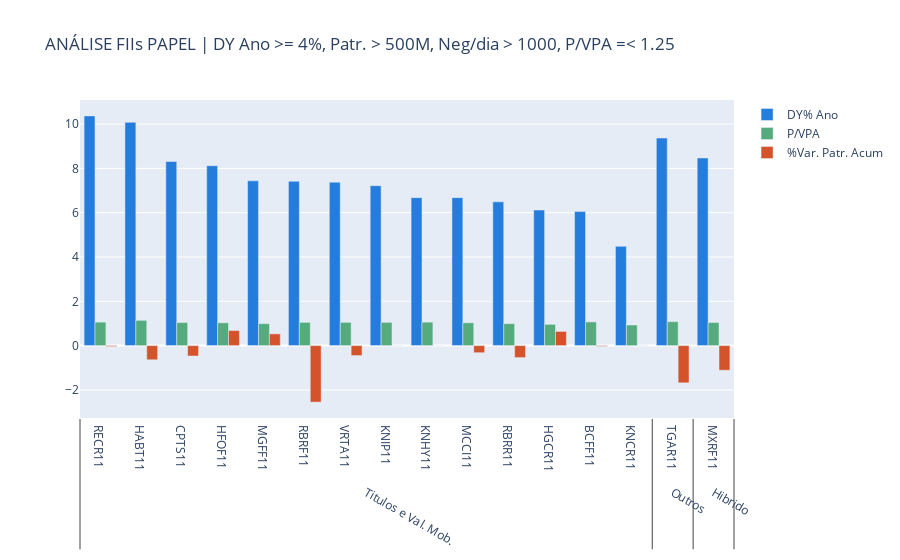

Notebook code cell kept with this figure:
### Code cell
# bar chart 2 - paper funds
x2 = [rsf_paper['setor'], rsf_paper['codigo']]
trace20 = go.Bar(x=x2, y=rsf_paper['dy12macum%'], name='DY% Ano',
                 marker_color='rgb(36, 124, 220)')
trace21 = go.Bar(x=x2, y=rsf_paper['p/vpaN'], name='P/VPA',
                 marker_color='rgb(85, 171, 124)')
trace22 = go.Bar(x=x2, y=rsf_paper['varpatr%'], name='%Var. Patr. Acum',
                 marker_color='rgb(213, 83, 43)')
data2 = [trace20, trace21, trace22]
fig2 = go.Figure(data2)
fig2.update_layout(title='ANÁLISE FIIs PAPEL | DY Ano >= 4%, Patr. > 500M, \
Neg/dia > 1000, P/VPA =< 1.25')
fig2.show()
py.plot(fig2)
print(date_time_sp)
#

### Figure 1 — Plotly figure (JSON) as saved in the notebook; plotly's stock layout.template omitted (floating-point values rounded to 4 significant figures)
{"data": [{"marker": {"color": "rgb(36, 124, 220)"}, "name": "DY% Ano", "type": "bar", "x": [["Titulos e Val. Mob.", "Titulos e Val. Mob.", "Outros", "Hibrido", "Titulos e Val. Mob.", "Titulos e Val. Mob.", "Titulos e Val. Mob.", "Titulos e Val. Mob.", "Titulos e Val. Mob.", "Titulos e Val. Mob.", "Titulos e Val. Mob.", "Titulos e Val. Mob.", "Titulos e Val. Mob.", "Titulos e Val. Mob.", "Titulos e Val. Mob.", "Titulos e Val. Mob."], ["RECR11", "HABT11", "TGAR11", "MXRF11", "CPTS11", "HFOF11", "MGFF11", "RBRF11", "VRTA11", "KNIP11", "KNHY11", "MCCI11", "RBRR11", "HGCR11", "BCFF11", "KNCR11"]], "y": [10.37, 10.08, 9.37, 8.47, 8.31, 8.12, 7.44, 7.42, 7.38, 7.22, 6.68, 6.68, 6.49, 6.12, 6.05, 4.48]}, {"marker": {"color": "rgb(85, 171, 124)"}, "name": "P/VPA", "type": "bar", "x": [["Titulos e Val. Mob.", "Titulos e Val. Mob.", "Outros", "Hibrido", "Titulos e Val. Mob.", "Titulos e Val. Mob.", "Titulos e Val. Mob.", "Titulos e Val. Mob.", "Titulos e Val. Mob.", "Titulos e Val. Mob.", "Titulos e Val. Mob.", "Titulos e Val. Mob.", "Titulos e Val. Mob.", "Titulos e Val. Mob.", "Titulos e Val. Mob.", "Titulos e Val. Mob."], ["RECR11", "HABT11", "TGAR11", "MXRF11", "CPTS11", "HFOF11", "MGFF11", "RBRF11", "VRTA11", "KNIP11", "KNHY11", "MCCI11", "RBRR11", "HGCR11", "BCFF11", "KNCR11"]], "y": [1.06, 1.14, 1.08, 1.04, 1.04, 1.03, 0.99, 1.05, 1.05, 1.05, 1.06, 1.03, 0.99, 0.96, 1.07, 0.93]}, {"marker": {"color": "rgb(213, 83, 43)"}, "name": "%Var. Patr. Acum", "type": "bar", "x": [["Titulos e Val. Mob.", "Titulos e Val. Mob.", "Outros", "Hibrido", "Titulos e Val. Mob.", "Titulos e Val. Mob.", "Titulos e Val. Mob.", "Titulos e Val. Mob.", "Titulos e Val. Mob.", "Titulos e Val. Mob.", "Titulos e Val. Mob.", "Titulos e Val. Mob.", "Titulos e Val. Mob.", "Titulos e Val. Mob.", "Titulos e Val. Mob.", "Titulos e Val. Mob."], ["RECR11", "HABT11", "TGAR11", "MXRF11", "CPTS11", "HFOF11", "MGFF11", "RBRF11", "VRTA11", "KNIP11", "KNHY11", "MCCI11", "RBRR11", "HGCR11", "BCFF11", "KNCR11"]], "y": [-0.04, -0.64, -1.68, -1.11, -0.47, 0.68, 0.53, -2.55, -0.45, 0, 0, -0.32, -0.54, 0.64, -0.03, 0]}], "layout": {"title": {"text": "ANÁLISE FIIs PAPEL | DY Ano >= 4%, Patr. > 500M, Neg/dia > 1000, P/VPA =< 1.25"}}}
